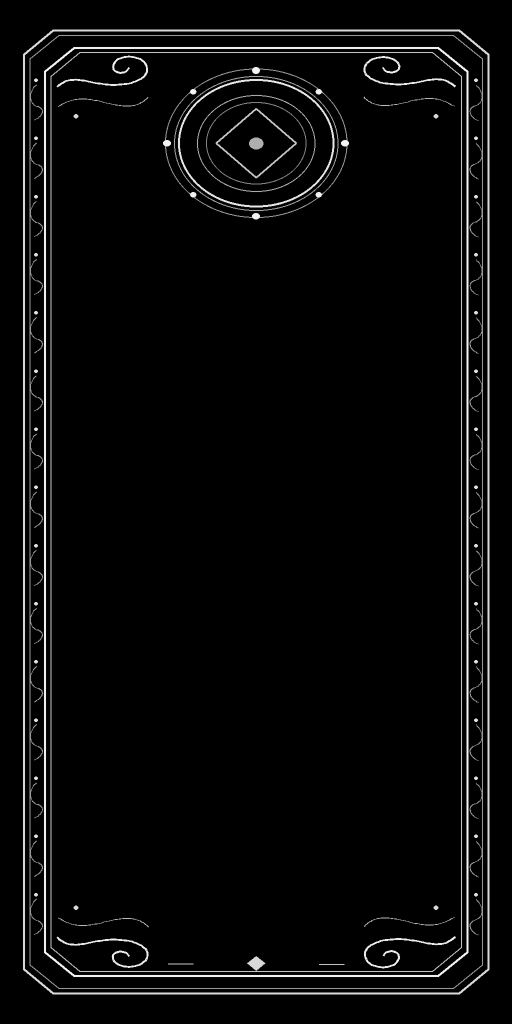
#> input picture experiment/ArtSource/Weapons/TalismanJade1104/T_Talisman_Back_Gold.png, 1024 x 2048 px, given in place of T_Talisman_Front.png, which was not available (shown at 1/2 size)
$ python assemble_jade_talisman.py atlas
#> lines starting #> are read from the running program, lines starting #| are printed output that depends on the picture
"""Pack the two authored paper textures and lay out the Blender preview renders."""
import argparse
import math
from pathlib import Path

import numpy as np
from PIL import Image, ImageDraw, ImageFilter, ImageFont


ROOT = Path(__file__).resolve().parent
FONT = Path(r"C:\Windows\Fonts\msyh.ttc")
BOLD = Path(r"C:\Windows\Fonts\msyhbd.ttc")


def pack_images(images, filename, fill):
    atlas = Image.new("RGB", (2048, 2048), fill)
    for image, x in zip(images, (16, 1072)):
        image = image.resize((960, 2016), Image.Resampling.LANCZOS)
        atlas.paste(image, (x, 16))
        atlas.paste(image.crop((0, 0, 960, 1)).resize((960, 16)), (x, 0))
        atlas.paste(image.crop((0, 2015, 960, 2016)).resize((960, 16)), (x, 2032))
        atlas.paste(image.crop((0, 0, 1, 2016)).resize((16, 2016)), (x - 16, 16))
        atlas.paste(image.crop((959, 0, 960, 2016)).resize((16, 2016)), (x + 960, 16))
    atlas.save(ROOT / filename, optimize=True)


def pack_atlas():
    papers = [Image.open(ROOT / f"T_Talisman_{side}.png").convert("RGB") for side in ("Front", "Back")]
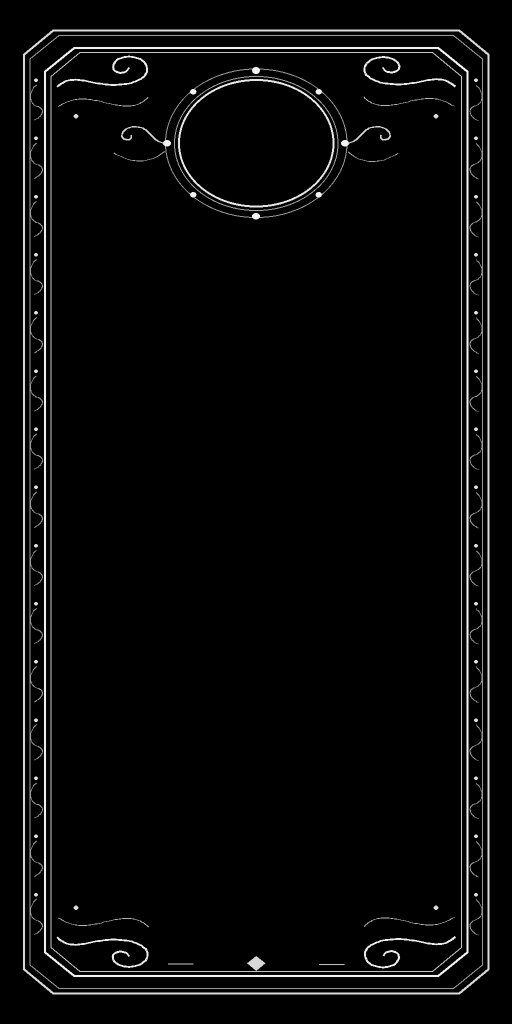
#> input picture experiment/ArtSource/Weapons/TalismanJade1104/T_Talisman_Front_Gold.png, 1024 x 2048 px, given in place of T_Talisman_Back.png, which was not available (shown at 1/2 size)
#> papers = 2 items
    gold = [Image.open(ROOT / f"T_Talisman_{side}_Gold.png").convert("L") for side in ("Front", "Back")]
#> gold = 2 items
    pack_images(papers, "T_JadeTalisman_BaseColor.png", (94, 67, 36))
#> the loop in pack_images, `for image, x in zip(images, (16, 1072)):` made 2 passes
#> x on passes 1 to 2: 16, 1072
#> pass 1, in pack_images, `image = image.resize((960, 2016), Image.Resampling.LANCZOS)`:
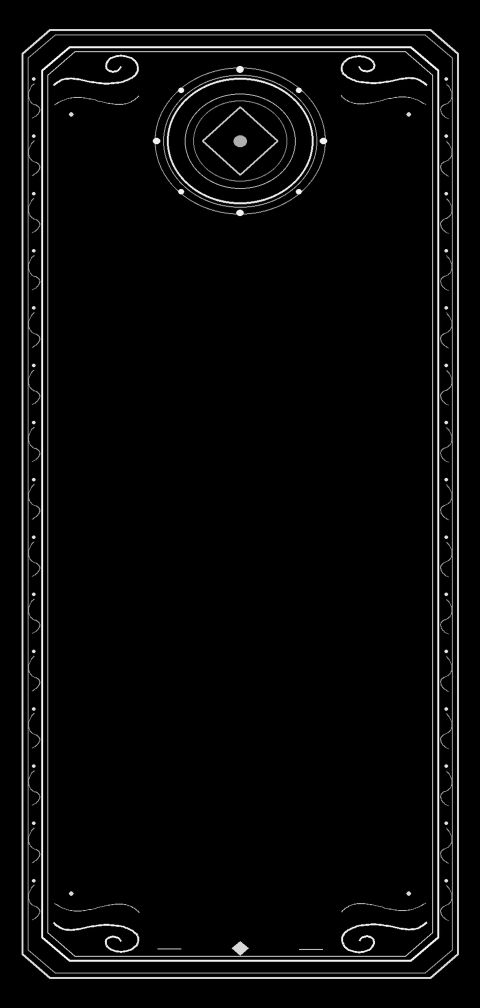
#> image: PIL image 960x2016 RGB (shown at 1/2 size); min 0, max 255, mean 9.3
#> after the loop in pack_images, `for image, x in zip(images, (16, 1072)):`:
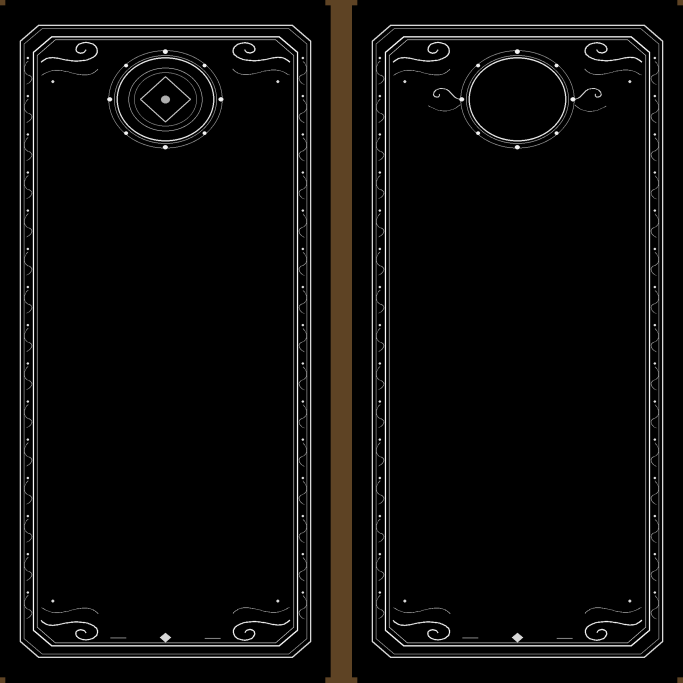
#> atlas: PIL image 2048x2048 RGB (shown at 1/3 size); mean R, G, B 11.4, 10.6, 9.6
    packed = []
    for mask in gold:
        metallic = mask.point(lambda x: round(x * .86))
        roughness = mask.point(lambda x: round(193 - .43 * x))
        packed.append(Image.merge("RGB", (Image.new("L", mask.size, 255), roughness, metallic)))
#> this loop made 2 passes
#> pass 1, in pack_atlas, `roughness = mask.point(lambda x: round(193 - .43 * x))`:
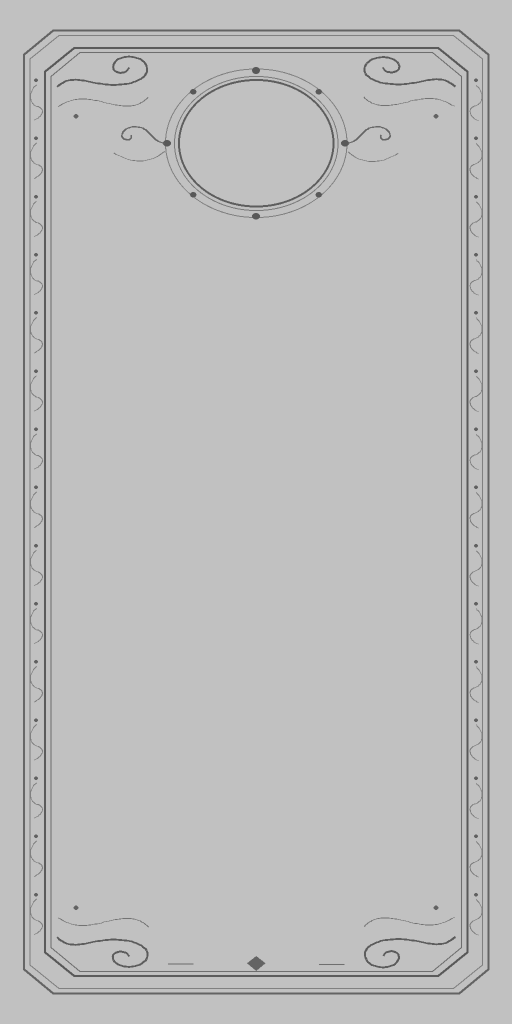
#> roughness: PIL image 1024x2048 L (shown at 1/2 size); min 88, max 193, mean 189.2
#> after the loop, packed = 2 items
    pack_images(packed, "T_JadeTalisman_MetalRough.png", (255, 197, 0))
#> call 2 of pack_images, with filename = 'T_JadeTalisman_MetalRough.png', fill = (255, 197, 0)
#> the loop in pack_images (call 2), `for image, x in zip(images, (16, 1072)):` made 2 passes
#> pass 1, in pack_images (call 2), `image = image.resize((960, 2016), Image.Resampling.LANCZOS)`:
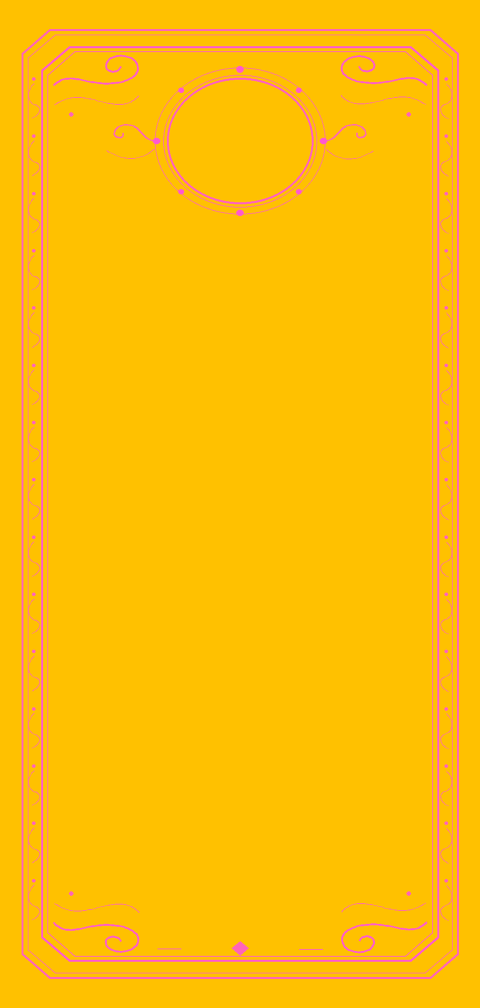
#> image: PIL image 960x2016 RGB (shown at 1/2 size); mean R, G, B 255, 189.2, 7.8
#> after the loop in pack_images (call 2), `for image, x in zip(images, (16, 1072)):`:
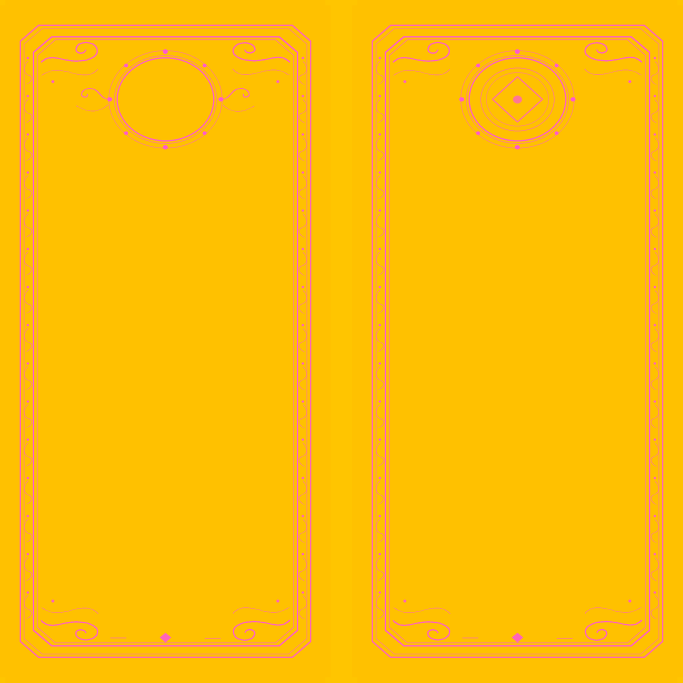
#> atlas: PIL image 2048x2048 RGB (shown at 1/3 size); mean R, G, B 255, 189.6, 7.3
    # A fine amber edge follows the interior of the main cinnabar glyph.
    color = np.array(papers[0], dtype=np.float32)
    h, w = color.shape[:2]
#> h = 2048; w = 1024
    glyph = ((color[:, :, 0] > 1.52 * color[:, :, 1]) &
             (color[:, :, 0] > 1.48 * color[:, :, 2]))
#> glyph: shape (2048, 1024) bool; every value is 0
    window = np.zeros((h, w), dtype=bool)
    window[round(.27 * h):round(.84 * h), round(.18 * w):round(.82 * w)] = True
    stroke = Image.fromarray(((glyph & window) * 255).astype("uint8"))
    eroded = np.asarray(stroke.filter(ImageFilter.MinFilter(5)), dtype=np.int16)
#> eroded: shape (2048, 1024) int16; every value is 0
    edge = np.asarray(stroke, dtype=np.int16) - eroded
    aura = Image.fromarray(edge.astype("uint8")).filter(ImageFilter.GaussianBlur(.75))
    glow = Image.merge("RGB", (aura, aura.point(lambda x: round(x * .48)), aura.point(lambda x: round(x * .10))))
#> glow: PIL image 1024x2048 RGB; every value is 0
    pack_images((glow, Image.new("RGB", papers[1].size)), "T_JadeTalisman_Emissive.png", (0, 0, 0))
#> in pack_images (call 3), `atlas = Image.new("RGB", (2048, 2048), fill)`: atlas: PIL image 2048x2048 RGB; every value is 0

    rng = np.random.default_rng(1104)
    y, x = np.mgrid[-1:1:512j, -1:1:512j]
    noise = rng.normal(0, .045, (512, 512))
    ripple = np.sin(7 * x + 6 * y + 2 * np.sin(3 * y - 2 * x)) * .5 + .5
    vein = np.exp(-np.square(np.sin(8 * (x + .38 * y) + 1.4 * np.cos(4 * y)) / .18))
    jade = np.clip(.22 + .52 * ripple + .23 * vein + noise, 0, 1)[..., None]
    pixels = np.array([18, 78, 60]) + jade * np.array([110, 117, 103])
    Image.fromarray(pixels.astype("uint8")).save(ROOT / "T_JadeSeal_BaseColor.png", optimize=True)
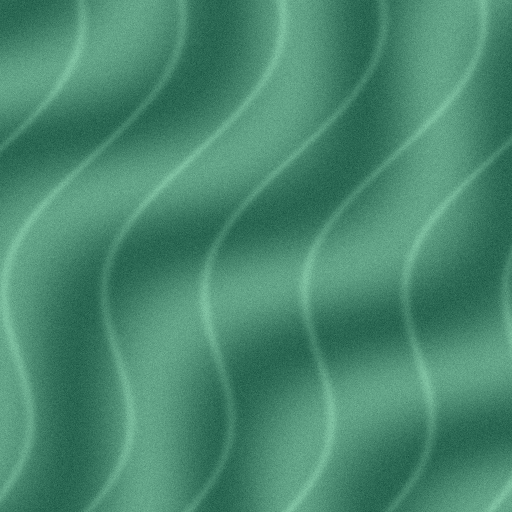
#> saved as T_JadeSeal_BaseColor.png: PIL image 512x512 RGB; mean R, G, B 72.9, 136.5, 111.4


# [39 lines left out: function layout_preview, not called in this run]


parser = argparse.ArgumentParser()
parser.add_argument("step", choices=("atlas", "preview"))
options = parser.parse_args()
(pack_atlas if options.step == "atlas" else layout_preview)()
